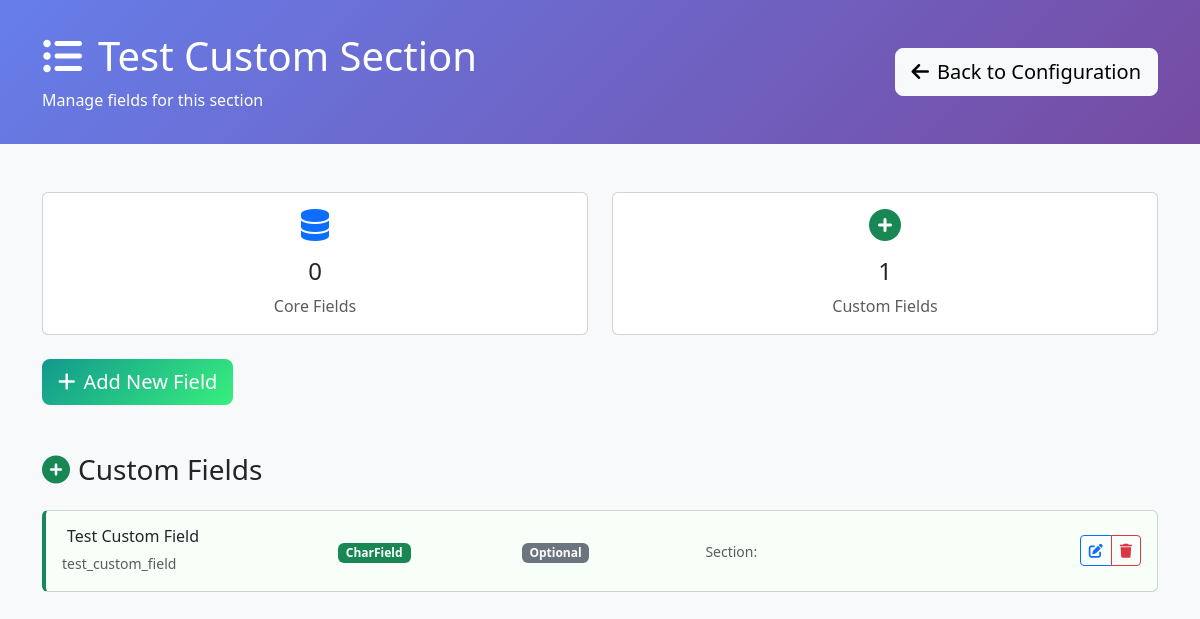
Screenshot of /configuration/section/16/ (signed in) with the database file from the repository.
### requests/models.py (models this page shows, shortened)
class DynamicSection(models.Model):
    name = models.CharField(max_length=255, unique=True, help_text="Internal section name")
    display_name = models.CharField(max_length=255, help_text="Display name shown to users")
    description = models.TextField(blank=True, help_text="Description of this section's purpose")
    order = models.IntegerField(default=100, help_text="Display order")
    is_core_section = models.BooleanField(default=False, help_text="True if this represents an existing admin model")
    source_model = models.CharField(max_length=255, blank=True, help_text="Full model name (e.g. 'accounts.Account') for core sections")
    created_at = models.DateTimeField(auto_now_add=True)
    updated_at = models.DateTimeField(auto_now=True)
    class Meta:
        verbose_name = "Dynamic Section"
        verbose_name_plural = "Dynamic Sections"
        ordering = ['is_core_section', 'order', 'name']

class DynamicField(models.Model):
    FIELD_TYPES = [
        ('char', 'Text (Short)'),
        ('text', 'Text (Long)'),
        ('email', 'Email'),
        ('url', 'URL'),
        ('slug', 'Slug'),
        ('integer', 'Integer'),
        ('decimal', 'Decimal'),
        ('float', 'Float'),
        ('date', 'Date'),
        ('datetime', 'Date & Time'),
        ('time', 'Time'),
        ('boolean', 'Checkbox (Yes/No)'),
        ('choice', 'Dropdown (Single Choice)'),
        ('multiple_choice', 'Multiple Choice'),
        ('file', 'File Upload'),
        ('image', 'Image Upload'),
        ('foreign_key', 'Link to Another Model'),
        ('many_to_many', 'Multiple Links'),
        ('json', 'JSON Data'),
    ]
    model = models.ForeignKey(DynamicModel, on_delete=models.CASCADE, related_name='fields', null=True, blank=True)
    section = models.ForeignKey(DynamicSection, on_delete=models.CASCADE, related_name='fields', null=True, blank=True)
    name = models.CharField(max_length=100, help_text="Field name in database (lowercase, underscores)")
    display_name = models.CharField(max_length=100, help_text="Label shown in forms")
    field_type = models.CharField(max_length=20, choices=FIELD_TYPES)
    is_core_field = models.BooleanField(default=False, help_text="True if this represents an existing model field")
    CORE_MODE_CHOICES = [
        ('override', 'Override Existing Field'),
        ('create', 'Create New Core Field'),
    ]
    STORAGE_CHOICES = [
        ('model_field', 'Store in Model Field'),
        ('value_store', 'Store in DynamicFieldValue'),
    ]
    core_mode = models.CharField(
        max_length=20,
        choices=CORE_MODE_CHOICES,
        default='override',
        help_text="Whether to override existing field or create new one"
    )
    model_field_name = models.CharField(
        max_length=100,
        blank=True,
        help_text="Name of existing model field to override (required for override mode)"
    )
    storage = models.CharField(
        max_length=20,
        choices=STORAGE_CHOICES,
        default='value_store',
        help_text="Where to store field values"
    )
    required = models.BooleanField(default=False)
    default_value = models.TextField(blank=True, help_text="Default value (JSON format for complex types)")
    help_text = models.CharField(max_length=200, blank=True)
    max_length = models.PositiveIntegerField(null=True, blank=True, help_text="For text fields")
    max_digits = models.PositiveIntegerField(null=True, blank=True, help_text="For decimal fields")
    decimal_places = models.PositiveIntegerField(null=True, blank=True, help_text="For decimal fields")
    choices = models.JSONField(default=dict, help_text="For choice fields: {'value': 'display_name'}")
    related_model = models.CharField(max_length=100, blank=True, help_text="Model to link to (app.Model)")
    section_name = models.CharField(max_length=100, default='General', help_text="Form section name for grouping (legacy field)")
    order = models.PositiveIntegerField(default=0, help_text="Order within section")
    is_active = models.BooleanField(default=True, help_text="Whether field is shown in forms")
    created_at = models.DateTimeField(auto_now_add=True)
    updated_at = models.DateTimeField(auto_now=True)
    class Meta:
        verbose_name = "Dynamic Field"
        verbose_name_plural = "Dynamic Fields"
        ordering = ['model', 'section', 'section_name', 'order']

### requests/configuration_views.py (the view)
# urls.py: path('section/<int:section_id>/', configuration_views.section_fields, name='section_fields'),
@staff_member_required
def section_fields(request, section_id):
    from requests.models import DynamicSection
    is_legacy_dynamic = request.GET.get('dynamic') == 'true'
    if is_legacy_dynamic:
        dynamic_model = get_object_or_404(DynamicModel, id=section_id)
        model_name = f"{dynamic_model.app_label}.{dynamic_model.name}"
        display_name = dynamic_model.display_name
        fields = DynamicField.objects.filter(
            model=dynamic_model,
            is_active=True
        ).order_by('section_name', 'order')
        section_type = 'legacy'
        model_fields = []  # Legacy models don't have core model fields
    else:
        section = get_object_or_404(DynamicSection, id=section_id)
        model_name = section.name
        display_name = section.display_name
        section_type = 'core' if section.is_core_section else 'custom'
        fields = section.fields.filter(is_active=True).order_by('order')
        if section.is_core_section:
            model_fields = []
            core_fields = fields.filter(is_core_field=True)
            for field in core_fields:
                choices_obj = {}
                try:
                    if field.choices and field.choices != '{}':
                        choices_obj = json.loads(field.choices)
                except (json.JSONDecodeError, ValueError):
                    choices_obj = {}
                model_fields.append({
                    'id': field.id,
                    'name': field.name,
                    'display_name': field.display_name,
                    'field_type': field.field_type,
                    'required': field.required,
                    'is_model_field': True,
                    'is_core_field': True,
                    'choices': choices_obj,  # Pass Python dict for json_script filter
                    'choices_script_id': f'choices-{field.id}'  # Pre-computed script ID
                })
        else:
            model_fields = []
    dynamic_fields = []
    for field in fields:
        if section_type == 'core' and field.is_core_field:
            continue
        choices_obj = {}
        try:
            if field.choices and field.choices != '{}':
                choices_obj = json.loads(field.choices)
        except (json.JSONDecodeError, ValueError):
            choices_obj = {}
        dynamic_fields.append({
            'id': field.id,
            'name': field.name,
            'display_name': field.display_name,
            'field_type': field.field_type,
            'required': field.required,
            'section_name': field.section_name if hasattr(field, 'section_name') else 'Custom Fields',
            'order': field.order,
            'max_length': field.max_length,
            'choices': choices_obj,  # Pass Python dict for json_script filter
            'choices_script_id': f'choices-{field.id}',  # Pre-computed script ID
            'default_value': field.default_value,
            'is_model_field': False,
            'is_core_field': getattr(field, 'is_core_field', False)
        })
    context = {
        'section_id': section_id,
        'section_name': model_name,
        'display_name': display_name,
        'section_type': section_type,
        'source_model': getattr(section, 'source_model', '') if not is_legacy_dynamic else '',
        'model_fields': model_fields,
        'dynamic_fields': dynamic_fields,
        'all_fields': model_fields + dynamic_fields,
        'is_legacy_dynamic': is_legacy_dynamic,
        'is_core_section': section_type == 'core',
        'is_custom_section': section_type == 'custom'
    }
    return render(request, 'configuration/section_fields.html', context)

### requests/templates/configuration/section_fields.html (shortened to what this page needs)
<!DOCTYPE html>
<html lang="en">
<head>
    <link href="https://cdn.jsdelivr.net/npm/bootstrap@5.3.0/dist/css/bootstrap.min.css" rel="stylesheet">
    <link href="https://cdnjs.cloudflare.com/ajax/libs/font-awesome/6.0.0/css/all.min.css" rel="stylesheet">
</head>
<body class="bg-light">
    <div class="config-header">
        <div class="container">
            <div class="row align-items-center">
                <div class="col-md-8">
                    <h1 class="mb-2">
                        <i class="fas fa-list-ul me-3"></i>{{ display_name }}
                    </h1>
                    <p class="mb-0 opacity-90">
                        Manage fields for this section
                    </p>
                </div>
                <div class="col-md-4 text-end">
                    <a href="{% url 'configuration:dashboard' %}" class="btn btn-light btn-lg">
                        <i class="fas fa-arrow-left me-2"></i>Back to Configuration
                    </a>
                </div>
            </div>
        </div>
    </div>
    <div class="container my-5">
        <div class="row mb-4">
            <div class="col-md-6">
                <div class="card text-center">
                    <div class="card-body">
                        <i class="fas fa-database fa-2x text-primary mb-3"></i>
                        <h4>{{ model_fields|length }}</h4>
                        <p class="text-muted mb-0">Core Fields</p>
                    </div>
                </div>
            </div>
            <div class="col-md-6">
                <div class="card text-center">
                    <div class="card-body">
                        <i class="fas fa-plus-circle fa-2x text-success mb-3"></i>
                        <h4>{{ dynamic_fields|length }}</h4>
                        <p class="text-muted mb-0">Custom Fields</p>
                    </div>
                </div>
            </div>
        </div>
        <div class="row mb-4">
            <div class="col-12">
                <button class="btn btn-add-field btn-lg" onclick="showAddFieldModal()">
                    <i class="fas fa-plus me-2"></i>Add New Field
                </button>
            </div>
        </div>
        {% if dynamic_fields %}
        <div class="row mt-5">
            <div class="col-12">
                <h3 class="mb-4">
                    <i class="fas fa-plus-circle me-2 text-success"></i>Custom Fields
                </h3>
                {% for field in dynamic_fields %}
                <div class="card field-card dynamic-field mb-3" data-field-id="{{ field.id }}">
                    <div class="card-body">
                        <div class="row align-items-center">
                            <div class="col-md-3">
                                <h6 class="mb-1 field-title">
                                    <span class="editable-field" data-field="display_name" data-value="{{ field.display_name }}">
                                        {{ field.display_name }}
                                    </span>
                                </h6>
                                <small class="text-muted">{{ field.name }}</small>
                            </div>
                            <div class="col-md-2">
                                <span class="badge bg-success field-type-badge" data-type="{{ field.field_type }}">{{ field.field_type }}</span>
                            </div>
                            <div class="col-md-2">
                                <span class="editable-toggle" data-field="required" data-value="{{ field.required|yesno:'true,false' }}">
                                    {% if field.required %}
                                    <span class="badge bg-danger">Required</span>
                                    {% else %}
                                    <span class="badge bg-secondary">Optional</span>
                                    {% endif %}
                                </span>
                            </div>
                            <div class="col-md-3">
                                <small class="text-muted">
                                    Section:
                                    <span class="editable-field" data-field="section" data-value="{{ field.section }}">
                                    </span>
                                </small>
                            </div>
                            <div class="col-md-2 text-end">
                                <div class="btn-group btn-group-sm">
                                    <button class="btn btn-outline-primary" onclick="editField({{ field.id }})">
                                        <i class="fas fa-edit"></i>
                                    </button>
                                    <button class="btn btn-outline-danger" onclick="deleteField({{ field.id }}, '{{ field.display_name }}')">
                                        <i class="fas fa-trash"></i>
                                    </button>
                                </div>
                            </div>
                        </div>
                    </div>
                </div>
                {% endfor %}
            </div>
        </div>
        {% endif %}
    </div>
</body>
</html>

### requests/templates/configuration/section_fields.html (style rules this page uses)
.config-header { background: linear-gradient(135deg, #667eea 0%, #764ba2 100%); color: white; padding: 2rem 0; }
.field-card { transition: all 0.3s ease; border-left: 4px solid #dee2e6; }
.field-card.dynamic-field { border-left-color: #198754; background-color: #f8fff9; }
.field-type-badge { font-size: 0.75rem; padding: 0.25rem 0.5rem; }
.btn-add-field { background: linear-gradient(135deg, #11998e 0%, #38ef7d 100%); border: none; color: white; }
.editable-field { border: 1px dashed transparent; padding: 2px 4px; border-radius: 4px; cursor: pointer; }

### rows the page displays
DynamicSection: display_name "Test Custom Section"
DynamicField: display_name "Test Custom Field", name "test_custom_field", field_type "CharField"

### other values shown
{{ model_fields|length }} "0"
{{ dynamic_fields|length }} "1"
